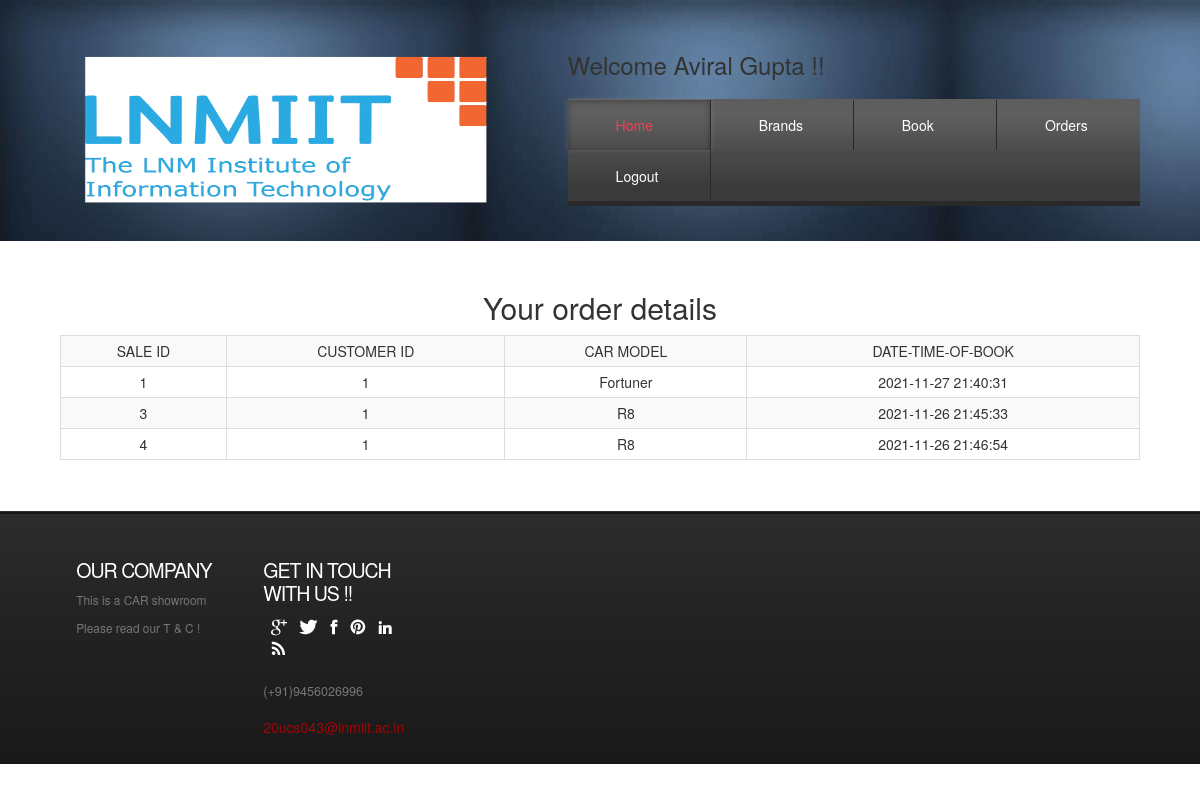
The app's page /orders.php (signed in) with its own data.
### tables this page shows
CREATE TABLE sale2 (
  sale_id int(11) NOT NULL AUTO_INCREMENT,
  customer_id int(11) NOT NULL,
  carmodel varchar(100) NOT NULL,
  ordertime datetime NOT NULL,
  PRIMARY KEY (sale_id)
);

CREATE TABLE  model (
  model int(11) NOT NULL,
  m_id int(11) NOT NULL,
  name varchar(20) NOT NULL,
  year year(4) NOT NULL,
  basic_spec varchar(200) NOT NULL,
  PRIMARY KEY (model),
  KEY m_id (m_id)
);

### orders.php (the view, shortened to what this page needs)
<!DOCTYPE HTML>
<html>
<head>
<link href="css/style.css" rel="stylesheet" type="text/css" media="all" />
<link rel="stylesheet" href="https://maxcdn.bootstrapcdn.com/bootstrap/3.3.7/css/bootstrap.min.css">
</head>
<body>
<div class="header">
<div class="wrap">
	<div class="header-bot">
		 <div class="logo">
			 <a href="index.html"><img src="images/logo.png" alt="" style="width:450px; height: 160px;"></a>
		 </div>
		 <div class="cart">
           <div>
             <h3> Welcome <?=$_SESSION['s_name'];?> !! </h3>
		 </div>
		    <div class="menu-main">
			   <ul class="dc_css3_menu">
					<li class="active"><a href="indexlogin.php">Home</a></li>
                    <li><a href="services.php">Brands</a></li>
                     <li><a href="booking.php">Book</a></li>
                     <li><a href="orders.php">Orders</a></li>
                     <li><a href="logout.php">Logout</a></li>
		     	</ul>
			</div>
		</div>
	   </div>
	  </div>
</div>
<div class="header-bottom">
	<div class="wrap">
		<div class="page-not-found">
			<div class="text-center">
          <h2>Your order details
          </h2>
        </div>
        <div class="container-fluid row">
            <div class="col-md-3"></div>
          <div class="s">
                  <table class="table table-bordered table-responsive table-striped table-hover table-condensed text-center " >
                    <tr>
                        <th class = "text-center">SALE ID</th>
                        <th class = "text-center">CUSTOMER ID</th>
                        <th class = "text-center">CAR  MODEL</th>
                        <th class = "text-center">DATE-TIME-OF-BOOK</th>
                       </tr>
                              <?php
                                    $db=mysqli_connect("localhost","root","","car_showroom");
                                    $cname = $_SESSION["s_name"];
                                   $getuserid= mysqli_query($db, "SELECT c_id from customer where name = '".$cname."'");
                                    $numrows =mysqli_num_rows($getuserid);
                                    if($numrows !=0)
                                    {
                                        while($row=mysqli_fetch_assoc($getuserid))
                                        {
                                            $dbuserid=$row['c_id'];
                                        }
                                    }
                                    $getorders= mysqli_query($db, "SELECT * from sale2 where customer_id = '".$dbuserid."'");
                                    $numrows3 =mysqli_num_rows($getorders);
                                    if($numrows3 !=0)
                                    {
                                        while($row3=mysqli_fetch_assoc($getorders))
                                        {
                                                        $dbsaleid=$row3['sale_id'];
                                                         $dbcustomerid=$row3['customer_id'];
                                                        $carnumber =$row3['carmodel'];
                                                        $date=$row3['ordertime'];
                                                $getusercarname = mysqli_query($db, "SELECT name from model where model = '".$carnumber."'");
                                                $numrows2 =mysqli_num_rows($getusercarname);
                                                if($numrows2 !=0)
                                                {
                                                    while($row2=mysqli_fetch_assoc($getusercarname))
                                                    {
                                                        $dbusercarname=$row2['name'];
                                                    }
                                                }
                                                        echo "<tr>" ;
                                                            echo "<td>$dbsaleid</td>";
                                                           echo "<td>$dbcustomerid</td>";
                                                           echo "<td>$dbusercarname</td>";
                                                             echo "<td>$date</td>";
                                                            echo" </tr>";
                                        }
                                    }
                      else
                      {
                         $message = "You have no orders in your name yet ! !";
                        echo "<script type='text/javascript'>alert('$message');</script>";
                      }
                            ?>
                   </table>
          </div>
            <div class="col-md-3"></div>
        </div>
		</div>
	</div>
</div>
<div class="footer">
	<div class="wrap">
	   <div class="footer-top">
				<div class="col_1_of_5 span_1_of_5">
					<div class="footer-grid twitts">
					<h3>Our Company</h3>
						<div class="f_menu">
							 <ul>
						          <li>This is a CAR showroom</li>
						     	  <li>Please read our T & C ! </li>
						     </ul>
						</div>
				   </div>
				</div>
				<div class="col_1_of_5 span_1_of_5">
					<div class="footer-grid twitts">
						<h3>Get in touch with us !!</h3>
						<ul class="follow_icon">
							<li><a href="#" style="opacity: 1;"><img src="images/follow_icon.png" alt=""></a></li>
							<li><a href="#" style="opacity: 1;"><img src="images/follow_icon1.png" alt=""></a></li>
							<li><a href="#" style="opacity: 1;"><img src="images/follow_icon2.png" alt=""></a></li>
							<li><a href="#" style="opacity: 1;"><img src="images/follow_icon3.png" alt=""></a></li>
							<li><a href="#" style="opacity: 1;"><img src="images/follow_icon4.png" alt=""></a></li>
							<li><a href="#" style="opacity: 1;"><img src="images/follow_icon5.png" alt=""></a></li>
						</ul>
						<p>(+91)9456026996</p>
						<span>20ucs043@lnmiit.ac.in</span>
					</div>
				</div>
		</div>
	</div>
</div>
</body>
</html>

### records on screen
sale2: sale_id "1", customer "1", model.name "Fortuner", ordertime "2021-11-27 21:40:31"
sale2: sale_id "3", customer "1", model.name "R8", ordertime "2021-11-26 21:45:33"
sale2: sale_id "4", customer "1", model.name "R8", ordertime "2021-11-26 21:46:54"

### other values on screen
$_SESSION['s_name'] "Aviral Gupta"
